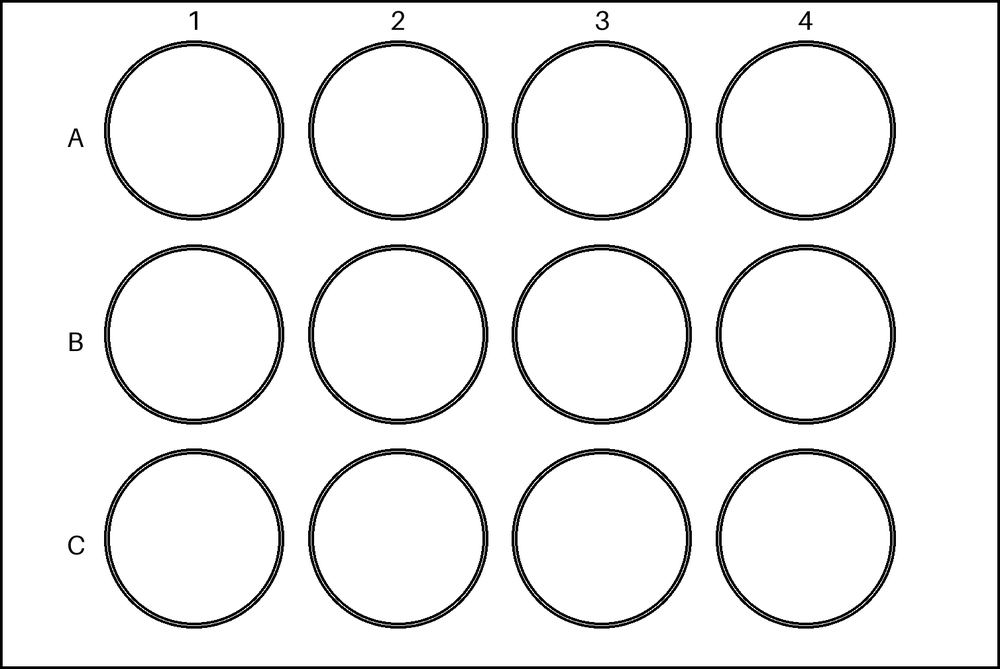
#> input picture software/images/12 well plate_1509x1010.png, 1000 x 669 px, shrunk from 1509 x 1010 before the run
$ python -i utils.py   (imports and definitions only)   (older library calls are emulated)
#> lines starting #> are read from the running program, lines starting #| are printed output that depends on the picture
#> further down, picture is the input picture: shape (669, 1000, 3); min 0, max 255, mean 238.6
import cv2
from numpy import std, square, mean
import numpy as np
from scipy.ndimage import label
import os

# [9 lines left out: function crop_image, not called in this run]

def calculate_focus_measure(image,method='LAPE'):
#> called with method = 'LAPE'
    if len(image.shape) == 3:
        image = cv2.cvtColor(image,cv2.COLOR_RGB2GRAY) # optional
    if method == 'LAPE':
        if image.dtype == np.uint16:
            lap = cv2.Laplacian(image,cv2.CV_32F)
        else:
            lap = cv2.Laplacian(image,cv2.CV_16S)
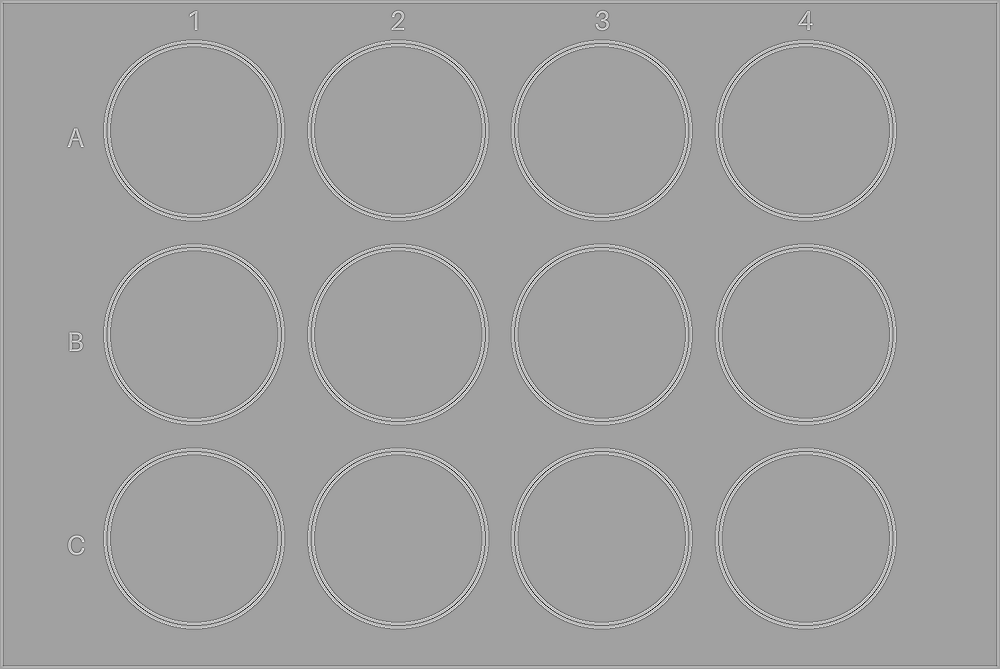
#> lap: shape (669, 1000) int16; min -766, max 447, mean 0; drawn with min black and max white
        focus_measure = mean(square(lap))
#> focus_measure = 557.6
    elif method == 'GLVA':
        focus_measure = np.std(image,axis=None)# GLVA
    else:
        focus_measure = np.std(image,axis=None)# GLVA
    return focus_measure

# [109 lines left out: functions unsigned_to_signed, rotate_and_flip_image, generate_dpc, colorize_mask, colorize_mask_get_counts, overlay_mask_dpc and 2 more, not called in this run]

def create_done_file(path):
    with open(os.path.join(path,'.done'), 'w') as file:
        pass  # This creates an empty file

>>> import cv2
>>> picture = cv2.cvtColor(cv2.imread('../images/12 well plate_1509x1010.png'), cv2.COLOR_BGR2RGB)
>>> result = calculate_focus_measure(picture)
#> result = 557.6

$ run again, on software/images/1536 well plate_1509x1010.png
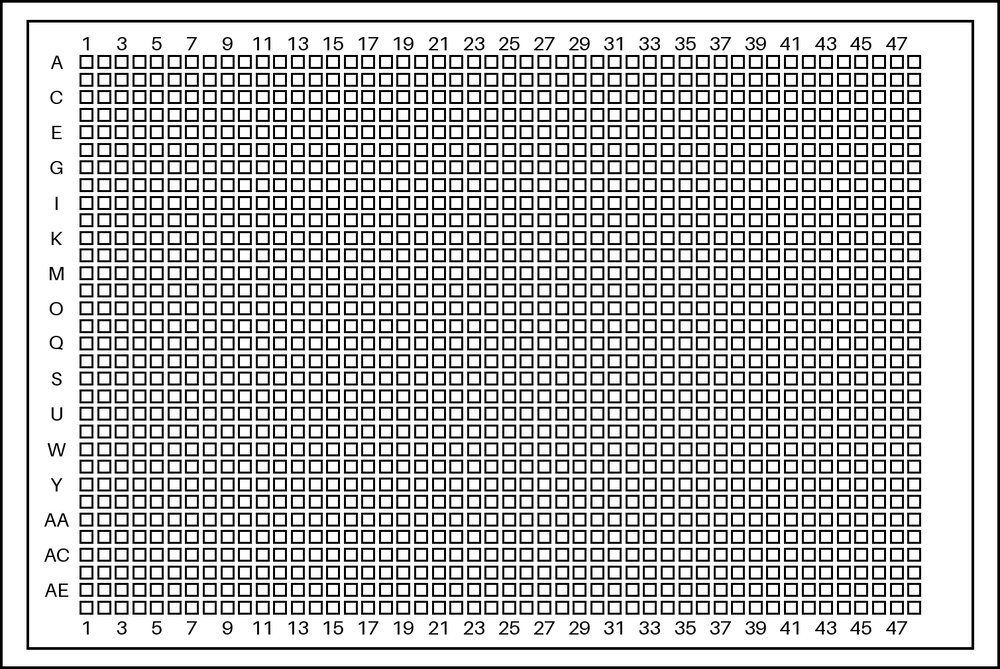
#> input picture software/images/1536 well plate_1509x1010.png, 1000 x 669 px, shrunk from 1509 x 1010 before the run
#> picture is the input picture: shape (669, 1000, 3); min 0, max 255, mean 191.1
#> in calculate_focus_measure, `lap = cv2.Laplacian(image,cv2.CV_16S)`:
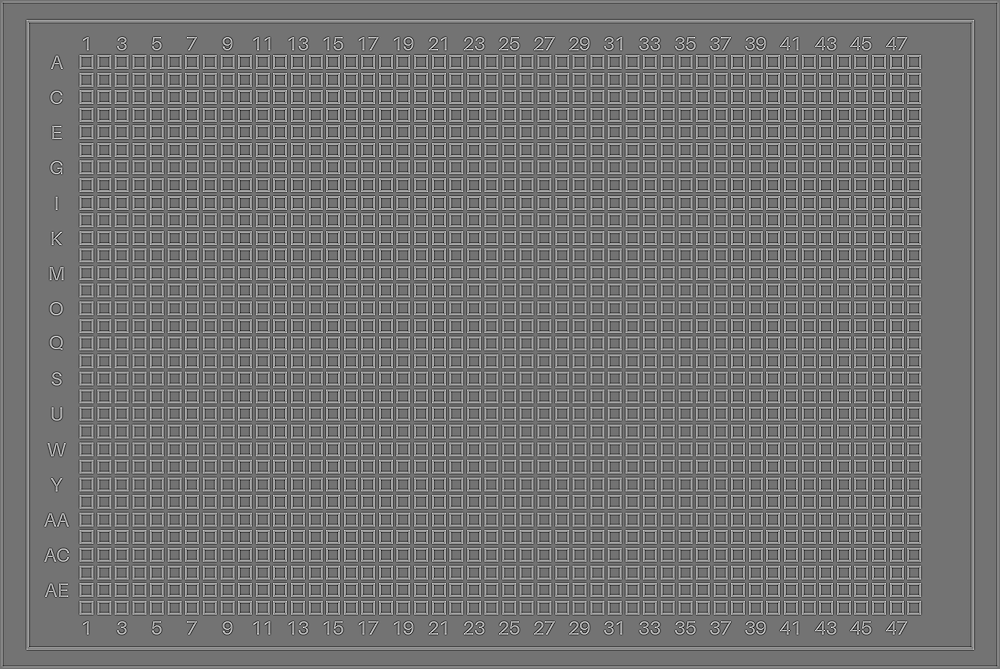
#> lap: shape (669, 1000) int16; min -561, max 674, mean 0; drawn with min black and max white
#> focus_measure = 1679.6

$ run again, on software/images/24 well plate_1509x1010.png
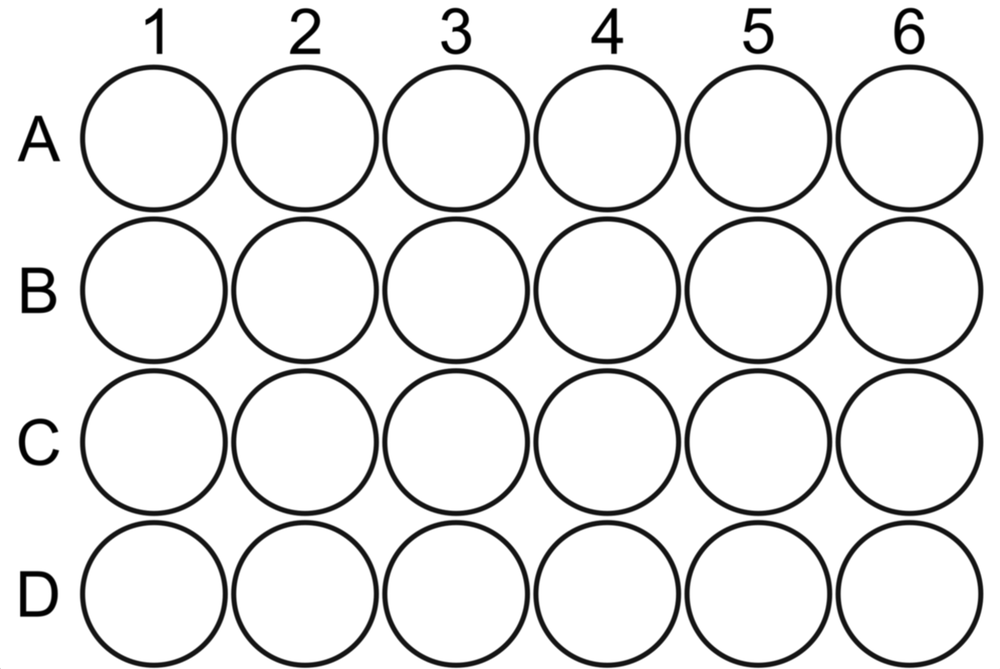
#> input picture software/images/24 well plate_1509x1010.png, 1000 x 669 px, shrunk from 1509 x 1010 before the run
#> picture is the input picture: shape (669, 1000, 3); min 0, max 255, mean 233.6
#> in calculate_focus_measure, `lap = cv2.Laplacian(image,cv2.CV_16S)`:
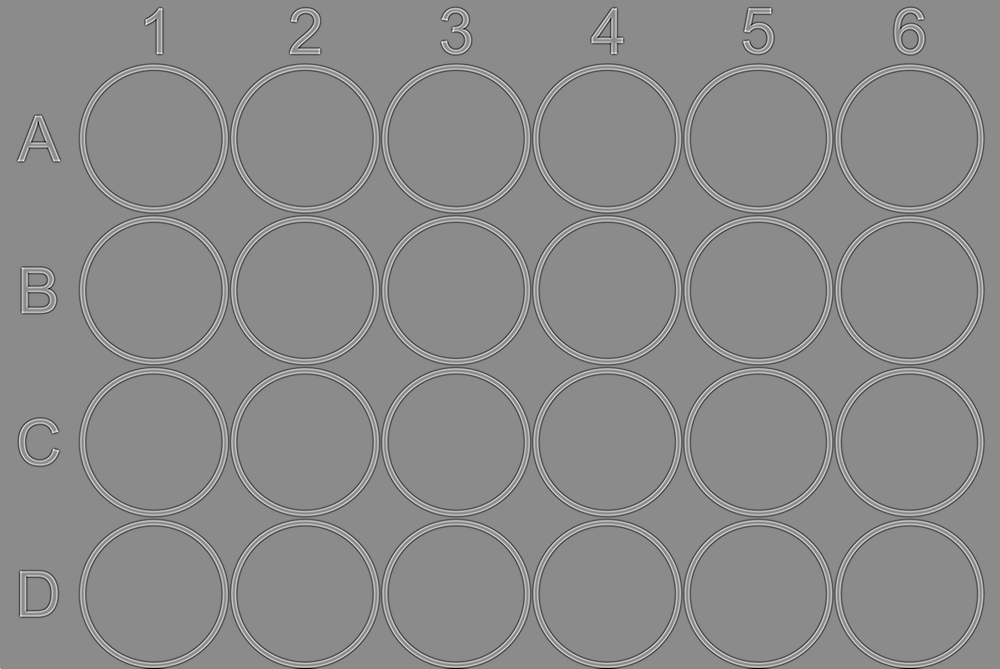
#> lap: shape (669, 1000) int16; min -270, max 225, mean 0; drawn with min black and max white
#> focus_measure = 912.3

$ run again, on software/images/384 well plate_1509x1010.png
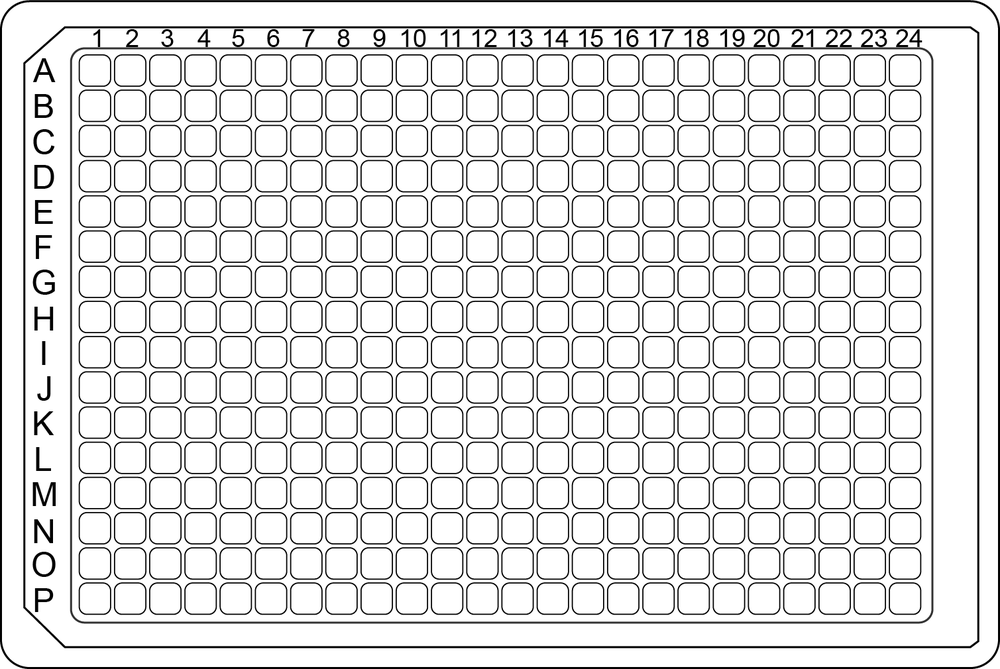
#> input picture software/images/384 well plate_1509x1010.png, 1000 x 669 px, shrunk from 1509 x 1010 before the run
#> picture is the input picture: shape (669, 1000, 3); min 0, max 255, mean 225.5
#> in calculate_focus_measure, `lap = cv2.Laplacian(image,cv2.CV_16S)`:
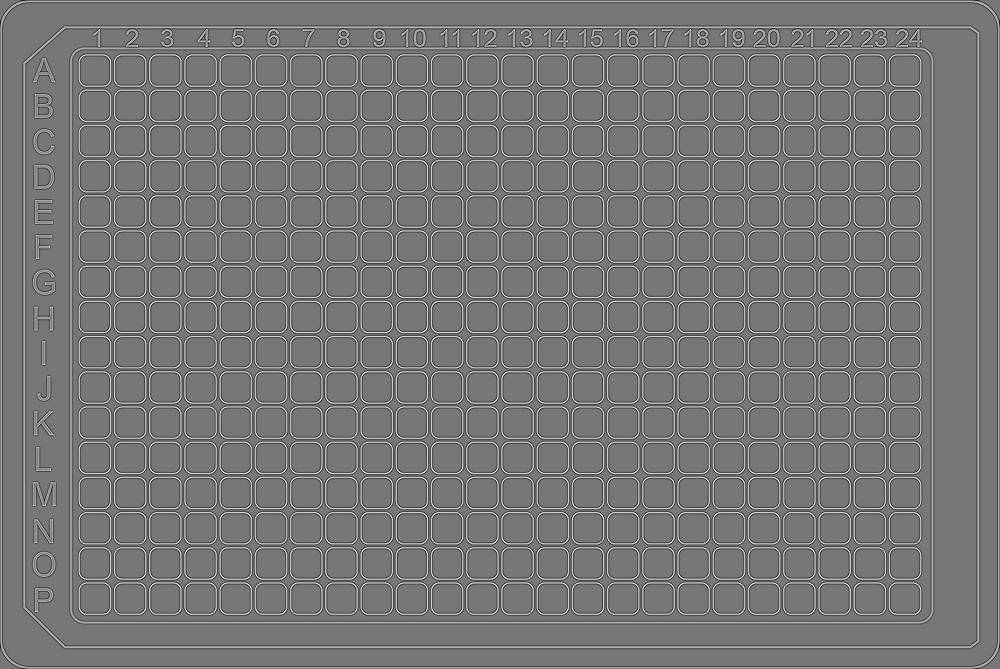
#> lap: shape (669, 1000) int16; min -547, max 620, mean 0; drawn with min black and max white
#> focus_measure = 787
